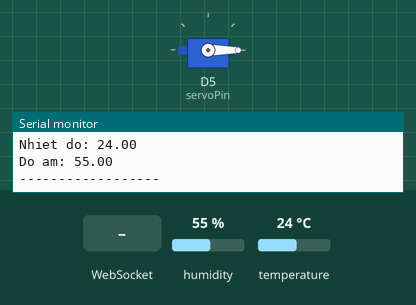
This sketch was run on a simulated ESP8266 (NodeMCU). On the bench: servo, the last lines printed to the serial monitor. The test bench sets the inputs (shaded band); at power-on: humidity 55 %, temperature 24 °C. WiFi joins after 1.5 s; servers stay silent unless stated.

Above: at 3.2 s.
3.3 s: WebSocket text "90" received
At 3.8 s:
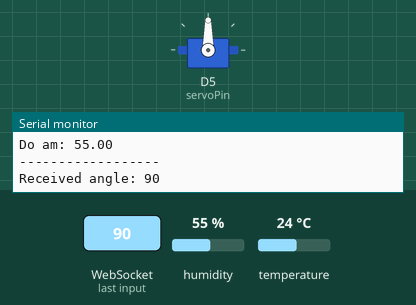
10.8 s: WebSocket text "200" received
Timing chart, 0 to 24.9 s (numbered marks = the images above; inputs shaded):
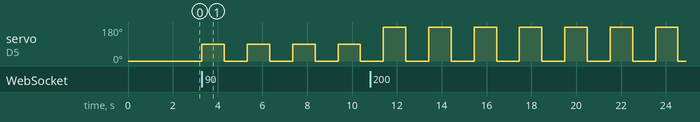

The sketch:

cam_bien_nhiet_do_do_am.ino
```cpp
#include <ESP8266WiFi.h>
#include <ESP8266WebServer.h>
#include <WebSocketsServer.h>
#include <Servo.h>
#include "DHT.h"

Servo myServo;

// Cấu hình DHT11
const int DHTPIN = D1; // GPIO5 (D1)
const int DHTTYPE = DHT11;
DHT dht(DHTPIN, DHTTYPE);

int servoPin = D5;

// Thông tin Wi-Fi
const char* ssid = "Lavie1"; // Thay bằng SSID Wi-Fi
const char* password = "03102004"; // Thay bằng mật khẩu Wi-Fi

// Tạo server HTTP và WebSocket
ESP8266WebServer server(80);
WebSocketsServer webSocket(81);

// Biến lưu trạng thái
float temperature = 0;
float humidity = 0;
int stepAngle = 0;       // Góc quay (°)
bool motorRunning = false; // Trạng thái động cơ

void setup() {
  myServo.attach(servoPin, 500, 2500); // 0.5ms đến 2.5ms
  myServo.write(0);

  dht.begin();

  // Kết nối Wi-Fi
  Serial.begin(115200);
  Serial.print("Connecting to Wi-Fi");
  WiFi.begin(ssid, password);
  while (WiFi.status() != WL_CONNECTED) {
    delay(1000);
    Serial.print(".");
  }
  Serial.println("\nWi-Fi connected!");
  Serial.print("IP address: ");
  Serial.println(WiFi.localIP());

  // Bắt đầu server
  server.on("/", handleRoot);
  server.begin();
  webSocket.begin();
  webSocket.onEvent(webSocketEvent);
}

void loop() {
  // Cập nhật server và WebSocket
  server.handleClient();
  webSocket.loop();

  // Cập nhật thông tin nhiệt độ và độ ẩm
  static unsigned long lastUpdate = 0;
  if (millis() - lastUpdate > 2000) {
    lastUpdate = millis();
     temperature = dht.readTemperature();
    Serial.print("Nhiet do: ");
    Serial.println(temperature);
    humidity = dht.readHumidity();
    Serial.print("Do am: ");
    Serial.println(humidity);
    Serial.println("------------------");

    // Gửi dữ liệu đến WebSocket
    String data = "{\"temperature\":" + String(temperature) +
                  ",\"humidity\":" + String(humidity) + "}";

    webSocket.broadcastTXT(data);
  }

  // Quay động cơ liên tục nếu trạng thái đang chạy
  if (motorRunning) {
    myServo.write(stepAngle);
    delay(1000);
    myServo.write(0);
    delay(1000);
  }
}

void handleRoot() {
  // Tạo giao diện HTML
  String htmlPage = R"rawliteral(
<!DOCTYPE html>
<html lang="en">
<head>
  <meta charset="UTF-8">
  <meta name="viewport" content="width=device-width, initial-scale=1.0">
  <title>SmartHome Control</title>
  <style>
    body { font-family: Arial, sans-serif; text-align: center; }
    .container { max-width: 600px; margin: 50px auto; }
    .card { border: 1px solid #ddd; padding: 20px; margin: 20px; border-radius: 10px; }
    input, button { padding: 10px; margin: 10px; font-size: 16px; }
  </style>
</head>
<body>
  <div class="container">
    <h1>SmartHome Control</h1>
    <div class="card">
      <h2>Temperature: <span id="temperature">--</span> °C</h2>
      <h2>Humidity: <span id="humidity">--</span> %</h2>
    </div>
    <div class="card">
      <h2>Control Stepper Motor</h2>
      <input type="number" id="angle" placeholder="Enter angle (°)" />
      <button onclick="sendAngle()">Rotate</button>
    </div>
  </div>
  <script>
    const ws = new WebSocket(`ws://${location.hostname}:81/`);
    ws.onmessage = (event) => {
      const data = JSON.parse(event.data);
      document.getElementById('temperature').innerText = data.temperature.toFixed(1);
      document.getElementById('humidity').innerText = data.humidity.toFixed(1);
    };

    function sendAngle() {
      const angle = document.getElementById('angle').value;
      ws.send(angle);
    }
  </script>
</body>
</html>
  )rawliteral";

  server.send(200, "text/html", htmlPage);
}

void webSocketEvent(uint8_t num, WStype_t type, uint8_t *payload, size_t length) {
  if (type == WStype_TEXT) {
    String message = String((char*)payload);
    stepAngle = message.toInt();

    // Kiểm tra nếu góc = 0 thì dừng động cơ
    if (stepAngle <= 0) {
      motorRunning = false;
    } else if (stepAngle > 180) {
      motorRunning = true;
      stepAngle = 180;
    } else {
      motorRunning = true;
    }

    // Ghi thông báo nhận được
    Serial.print("Received angle: ");
    Serial.println(stepAngle);
  }
} 
```

Measured:
- after the input at 3.3 s, servo on D5 (servoPin): alternates 90° for 1.0 s and 0° for 1.0 s, starting at once
